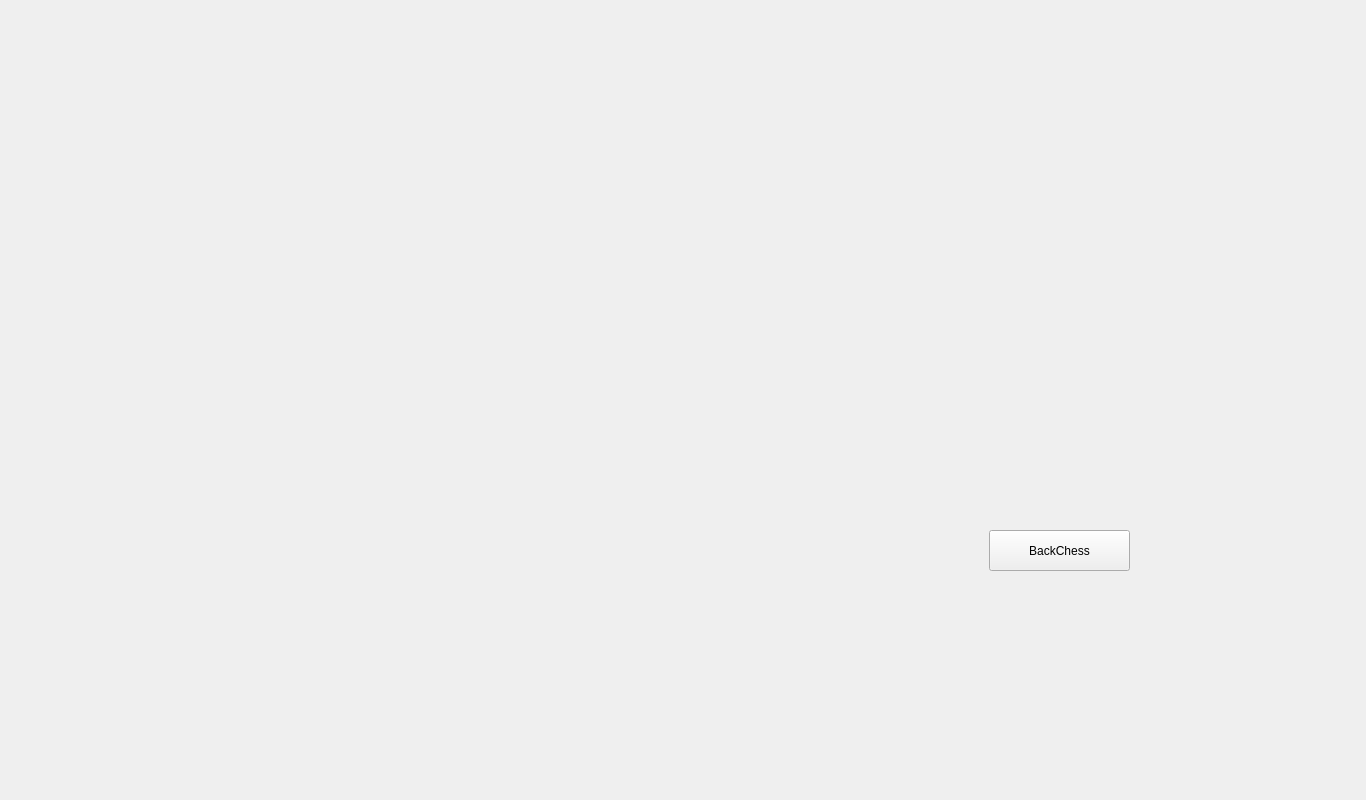
<?xml version="1.0" encoding="UTF-8"?>
<ui version="4.0">
 <class>PVE</class>
 <widget class="QMainWindow" name="PVE">
  <property name="geometry">
   <rect>
    <x>0</x>
    <y>0</y>
    <width>1366</width>
    <height>800</height>
   </rect>
  </property>
  <property name="minimumSize">
   <size>
    <width>1366</width>
    <height>800</height>
   </size>
  </property>
  <property name="maximumSize">
   <size>
    <width>1366</width>
    <height>800</height>
   </size>
  </property>
  <property name="windowTitle">
   <string>六子棋---人机对战</string>
  </property>
  <widget class="QWidget" name="centralwidget">
   <widget class="QPushButton" name="pushButton">
    <property name="geometry">
     <rect>
      <x>989</x>
      <y>530</y>
      <width>141</width>
      <height>41</height>
     </rect>
    </property>
    <property name="text">
     <string>BackChess</string>
    </property>
   </widget>
  </widget>
 </widget>
 <resources/>
 <connections/>
</ui>
